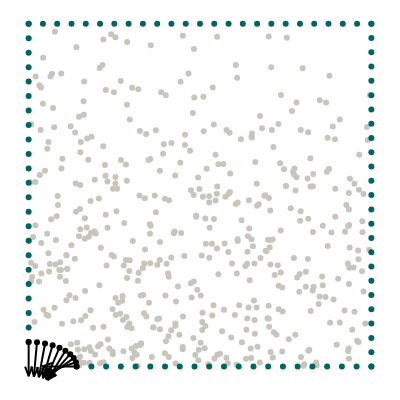

Notebook source saved alongside this figure:
### Markdown cell above
## Geometry

We want to model a quarter of a plate with an elliptical hole. The domain itself is represented by collocation points, the boundaries are represented by uniformly sampled points along the perimeter.

### Code cell
import torch
from torch.optim.lr_scheduler import StepLR
import numpy as np
from scipy.stats import qmc
from plotly.express.colors import sequential
import plotly.graph_objects as go
import plotly.figure_factory as ff
from tqdm import tqdm
import matplotlib.pyplot as plt

torch.set_default_dtype(torch.float64)
from global_constants import L, R, MU, LBD, N1, N2

# Elliptical axis in x direction
Rx = 0.14
Ry = R**2 / Rx
# Edge samples
N = 25
# Number of collocation points
M = 500

# Epochs
epochs = 3000
# second epochs for second optimizer
epochs2 = 50
# Batch size
batch_size = 64
# Learning rate
lr = lr = 0.005
# Scheduler step width
scheduler_step = 500
# Gamma factor of scheduler
scheduler_gamma = 0.6
# Number of hidden neurons
hn = 20
# Weight of PDE lossWeight_NEU: 1.8841683879627231e-06, Weight_PDE: 3.1355081392423563e-06
W_PDE = 3.14e-06 #previous value -> 0.00001
# Weight of Neumann loss
W_NEU = 1.88e-06 #previous value -> 0.0005 
# Weight of data losses
W_STRESS = 0.0
W_DISP = 0.0


# Load reference data
data_input = torch.as_tensor(
    np.loadtxt(f"data/inputs_Rx={Rx}.csv", delimiter=","), dtype=torch.float64
)
data_output = torch.as_tensor(
    np.loadtxt(f"data/outputs_Rx={Rx}.csv", delimiter=","), dtype=torch.float64
)

def weights(x):
    p = np.sqrt(L**2 / Rx**2 + L**2 / Ry**2) - np.sqrt(
        x[:, 0] ** 2 / Rx**2 + x[:, 1] ** 2 / Ry**2
    )
    mask = (((x[:, 0] ** 2) / (Rx**2)) + ((x[:, 1] ** 2) / (Ry**2))) < 1
    p[mask] = 0
    return p / np.sum(p)


# Create collocation points
samples = qmc.LatinHypercube(d=2).random(1000 * M)
indices = np.random.choice(1000 * M, M, p=weights(samples), replace=False)
points = samples[indices]
collocation = torch.tensor(points, requires_grad=True).double()

# Boundary points
x_top = torch.linspace(0, L, N, requires_grad=True).double()
y_top = L * torch.ones((N, 1), requires_grad=True).double()
top = torch.column_stack([x_top, y_top]).double()

NN = int(N * (L - Rx) / L)
x_bottom = torch.linspace(Rx, L, NN).double()
y_bottom = torch.zeros((NN, 1)).double()
bottom = torch.column_stack([x_bottom, y_bottom]).double()

NN = int(N * (L - Ry) / L)
x_left = torch.zeros((NN, 1)).double()
y_left = torch.linspace(Ry, L, NN).double()
left = torch.column_stack([x_left, y_left]).double()

x_right = L * torch.ones((N, 1)).double()
y_right = torch.linspace(0, L, N).double()
right = torch.column_stack([x_right, y_right]).double()

phi = np.linspace(0, 0.5 * np.pi, int(N * np.pi * Rx / L))
x_hole = torch.tensor(Rx * np.cos(phi), requires_grad=True).double()
y_hole = torch.tensor(Ry * np.sin(phi), requires_grad=True).double()
n_hole = torch.tensor(np.stack([-Ry * np.cos(phi), -Rx * np.sin(phi)]).T).double()
n_hole = n_hole / torch.linalg.norm(n_hole, axis=1)[:, None]
hole = torch.column_stack([x_hole, y_hole]).double()

# Visualize geometry
with torch.no_grad():
    mode = "markers"
    gray = dict(color="#C9C5BC")
    green = dict(color="#006561")
    black = dict(color="black")
    fig = ff.create_quiver(hole[:, 0], hole[:, 1], n_hole[:, 0], n_hole[:, 1], marker=black)
    fig.add_trace(go.Scatter(x=collocation[:, 0], y=collocation[:, 1], mode=mode, marker=gray))
    fig.add_trace(go.Scatter(x=top[:, 0], y=top[:, 1], mode=mode, marker=green))
    fig.add_trace(go.Scatter(x=bottom[:, 0], y=bottom[:, 1], mode=mode, marker=green))
    fig.add_trace(go.Scatter(x=left[:, 0], y=left[:, 1], mode=mode, marker=green))
    fig.add_trace(go.Scatter(x=right[:, 0], y=right[:, 1], mode=mode, marker=green))
    fig.add_trace(go.Scatter(x=hole[:, 0], y=hole[:, 1], mode=mode, marker=black))
    fig.layout.yaxis.scaleanchor = "x"
    fig.update_layout(
        template="none",
        width=400,
        height=400,
        margin=dict(l=0, r=0, b=0, t=0),
        showlegend=False,
    )
    fig.update_xaxes(visible=False)
    fig.update_yaxes(visible=False)
    fig.show()

### Figure 1 — Plotly figure (JSON) as saved in the notebook; plotly's stock layout.template omitted (floating-point values rounded to 4 significant figures; data arrays with more than 128 entries replaced by an {"elided": "..."} marker saying what was removed)
{"data": [{"marker": {"color": "black"}, "mode": "lines", "type": "scatter", "x": [0.14, 0.04, null, 0.1379, 0.04336, null, 0.1316, 0.05015, null, 0.1212, 0.05502, null, 0.1072, 0.05529, null, 0.08999, 0.05063, null, 0.07, 0.04174, null, 0.04788, 0.02963, null, 0.02431, 0.01535, null, 8.573e-18, 5.448e-18, null, 0.06819, 0.04, 0.06819, null, 0.06665, 0.04336, 0.07335, null, 0.06714, 0.05015, 0.07906, null, 0.066, 0.05502, 0.08138, null, 0.06117, 0.05529, 0.07871, null, 0.0523, 0.05063, 0.07116, null, 0.03987, 0.04174, 0.05955, null, 0.02468, 0.02963, 0.04486, null, 0.007657, 0.01535, 0.0281, null, -0.01026, 5.448e-18, 0.01026, null], "y": [0, 0, null, 0.0124, -0.02026, null, 0.02443, -0.03365, null, 0.03571, -0.03922, null, 0.04591, -0.03953, null, 0.05472, -0.03721, null, 0.06186, -0.03407, null, 0.06712, -0.0312, null, 0.07034, -0.02925, null, 0.07143, -0.02857, null, 0.01026, 0, -0.01026, null, -0.001355, -0.02026, -0.02075, null, -0.00892, -0.03365, -0.02563, null, -0.0113, -0.03922, -0.02489, null, -0.01011, -0.03953, -0.02077, null, -0.007258, -0.03721, -0.01533, null, -0.004125, -0.03407, -0.009923, null, -0.001608, -0.0312, -0.005355, null, -0.0002576, -0.02925, -0.002096, null, -0.0003806, -0.02857, -0.0003806, null]}, {"marker": {"color": "#C9C5BC"}, "mode": "markers", "type": "scatter", "x": {"elided": "500 float values"}, "y": {"elided": "500 float values"}}, {"marker": {"color": "#006561"}, "mode": "markers", "type": "scatter", "x": [0, 0.04167, 0.08333, 0.125, 0.1667, 0.2083, 0.25, 0.2917, 0.3333, 0.375, 0.4167, 0.4583, 0.5, 0.5417, 0.5833, 0.625, 0.6667, 0.7083, 0.75, 0.7917, 0.8333, 0.875, 0.9167, 0.9583, 1], "y": [1, 1, 1, 1, 1, 1, 1, 1, 1, 1, 1, 1, 1, 1, 1, 1, 1, 1, 1, 1, 1, 1, 1, 1, 1]}, {"marker": {"color": "#006561"}, "mode": "markers", "type": "scatter", "x": [0.14, 0.183, 0.226, 0.269, 0.312, 0.355, 0.398, 0.441, 0.484, 0.527, 0.57, 0.613, 0.656, 0.699, 0.742, 0.785, 0.828, 0.871, 0.914, 0.957, 1], "y": [0, 0, 0, 0, 0, 0, 0, 0, 0, 0, 0, 0, 0, 0, 0, 0, 0, 0, 0, 0, 0]}, {"marker": {"color": "#006561"}, "mode": "markers", "type": "scatter", "x": [0, 0, 0, 0, 0, 0, 0, 0, 0, 0, 0, 0, 0, 0, 0, 0, 0, 0, 0, 0, 0, 0, 0], "y": [0.07143, 0.1136, 0.1558, 0.1981, 0.2403, 0.2825, 0.3247, 0.3669, 0.4091, 0.4513, 0.4935, 0.5357, 0.5779, 0.6201, 0.6623, 0.7045, 0.7468, 0.789, 0.8312, 0.8734, 0.9156, 0.9578, 1]}, {"marker": {"color": "#006561"}, "mode": "markers", "type": "scatter", "x": [1, 1, 1, 1, 1, 1, 1, 1, 1, 1, 1, 1, 1, 1, 1, 1, 1, 1, 1, 1, 1, 1, 1, 1, 1], "y": [0, 0.04167, 0.08333, 0.125, 0.1667, 0.2083, 0.25, 0.2917, 0.3333, 0.375, 0.4167, 0.4583, 0.5, 0.5417, 0.5833, 0.625, 0.6667, 0.7083, 0.75, 0.7917, 0.8333, 0.875, 0.9167, 0.9583, 1]}, {"marker": {"color": "black"}, "mode": "markers", "type": "scatter", "x": [0.14, 0.1379, 0.1316, 0.1212, 0.1072, 0.08999, 0.07, 0.04788, 0.02431, 8.573e-18], "y": [0, 0.0124, 0.02443, 0.03571, 0.04591, 0.05472, 0.06186, 0.06712, 0.07034, 0.07143]}], "layout": {"height": 400, "hovermode": "closest", "margin": {"b": 0, "l": 0, "r": 0, "t": 0}, "showlegend": false, "width": 400, "xaxis": {"visible": false}, "yaxis": {"scaleanchor": "x", "visible": false}}}
